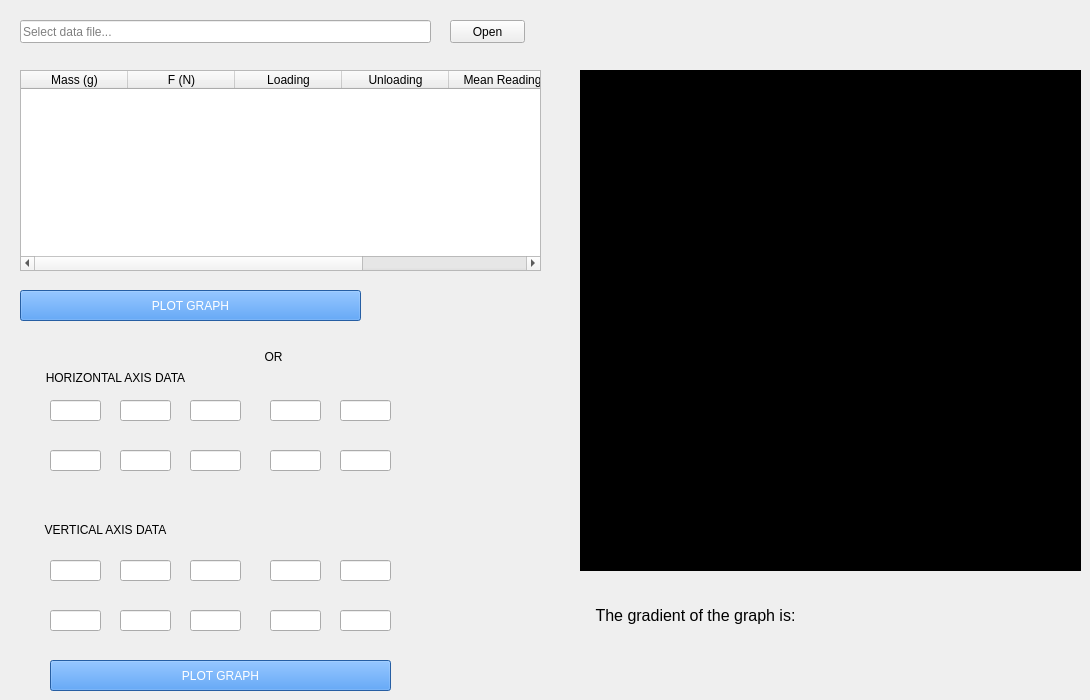
     <widget class="QWidget" name="hooke_tab">
      <attribute name="title">
       <string>Hooke's Law</string>
      </attribute>
      <widget class="QPushButton" name="file_btn_2">
       <property name="geometry">
        <rect>
         <x>450</x>
         <y>20</y>
         <width>75</width>
         <height>23</height>
        </rect>
       </property>
       <property name="text">
        <string>Open</string>
       </property>
      </widget>
      <widget class="QLabel" name="label_5">
       <property name="geometry">
        <rect>
         <x>250</x>
         <y>350</y>
         <width>47</width>
         <height>13</height>
        </rect>
       </property>
       <property name="text">
        <string>OR</string>
       </property>
       <property name="alignment">
        <set>Qt::AlignCenter</set>
       </property>
      </widget>
      <widget class="QLabel" name="label_6">
       <property name="geometry">
        <rect>
         <x>20</x>
         <y>520</y>
         <width>171</width>
         <height>20</height>
        </rect>
       </property>
       <property name="text">
        <string>VERTICAL AXIS DATA</string>
       </property>
       <property name="alignment">
        <set>Qt::AlignCenter</set>
       </property>
      </widget>
      <widget class="QTableWidget" name="tableWidget_2">
       <property name="geometry">
        <rect>
         <x>20</x>
         <y>70</y>
         <width>521</width>
         <height>201</height>
        </rect>
       </property>
       <property name="statusTip">
        <string>Data table</string>
       </property>
       <property name="showGrid">
        <bool>true</bool>
       </property>
       <property name="sortingEnabled">
        <bool>false</bool>
       </property>
       <property name="columnCount">
        <number>6</number>
       </property>
       <attribute name="horizontalHeaderCascadingSectionResizes">
        <bool>false</bool>
       </attribute>
       <attribute name="horizontalHeaderDefaultSectionSize">
        <number>107</number>
       </attribute>
       <column>
        <property name="text">
         <string>Mass (g)</string>
        </property>
       </column>
       <column>
        <property name="text">
         <string>F (N)</string>
        </property>
       </column>
       <column>
        <property name="text">
         <string>Loading</string>
        </property>
       </column>
       <column>
        <property name="text">
         <string>Unloading</string>
        </property>
       </column>
       <column>
        <property name="text">
         <string>Mean Reading</string>
        </property>
       </column>
       <column>
        <property name="text">
         <string>Extension (m)</string>
        </property>
       </column>
      </widget>
      <widget class="QLineEdit" name="vert_16">
       <property name="geometry">
        <rect>
         <x>50</x>
         <y>610</y>
         <width>51</width>
         <height>21</height>
        </rect>
       </property>
      </widget>
      <widget class="PlotWidget" name="graph_2" native="true">
       <property name="geometry">
        <rect>
         <x>580</x>
         <y>70</y>
         <width>501</width>
         <height>501</height>
        </rect>
       </property>
       <property name="statusTip">
        <string>Graph</string>
       </property>
       <property name="autoFillBackground">
        <bool>false</bool>
       </property>
       <property name="styleSheet">
        <string notr="true">background-color: rgb(0, 0, 0);</string>
       </property>
      </widget>
      <widget class="QLabel" name="label_7">
       <property name="geometry">
        <rect>
         <x>580</x>
         <y>600</y>
         <width>231</width>
         <height>31</height>
        </rect>
       </property>
       <property name="font">
        <font>
         <pointsize>12</pointsize>
        </font>
       </property>
       <property name="text">
        <string>The gradient of the graph is:</string>
       </property>
       <property name="alignment">
        <set>Qt::AlignCenter</set>
       </property>
      </widget>
      <widget class="QPushButton" name="no_table_graph_btn_2">
       <property name="geometry">
        <rect>
         <x>50</x>
         <y>660</y>
         <width>341</width>
         <height>31</height>
        </rect>
       </property>
       <property name="styleSheet">
        <string notr="true">background-color: rgb(53, 132, 228);
color: rgb(255, 255, 255);</string>
       </property>
       <property name="text">
        <string>PLOT GRAPH</string>
       </property>
      </widget>
      <widget class="QLineEdit" name="hori_11">
       <property name="geometry">
        <rect>
         <x>50</x>
         <y>400</y>
         <width>51</width>
         <height>21</height>
        </rect>
       </property>
      </widget>
      <widget class="QLineEdit" name="vert_12">
       <property name="geometry">
        <rect>
         <x>120</x>
         <y>560</y>
         <width>51</width>
         <height>21</height>
        </rect>
       </property>
      </widget>
      <widget class="QLineEdit" name="vert_19">
       <property name="geometry">
        <rect>
         <x>270</x>
         <y>610</y>
         <width>51</width>
         <height>21</height>
        </rect>
       </property>
      </widget>
      <widget class="QLineEdit" name="hori_14">
       <property name="geometry">
        <rect>
         <x>270</x>
         <y>400</y>
         <width>51</width>
         <height>21</height>
        </rect>
       </property>
      </widget>
      <widget class="QLineEdit" name="hori_15">
       <property name="geometry">
        <rect>
         <x>340</x>
         <y>400</y>
         <width>51</width>
         <height>21</height>
        </rect>
       </property>
      </widget>
      <widget class="QLineEdit" name="hori_17">
       <property name="geometry">
        <rect>
         <x>120</x>
         <y>450</y>
         <width>51</width>
         <height>21</height>
        </rect>
       </property>
      </widget>
      <widget class="QLineEdit" name="vert_13">
       <property name="geometry">
        <rect>
         <x>190</x>
         <y>560</y>
         <width>51</width>
         <height>21</height>
        </rect>
       </property>
      </widget>
      <widget class="QLineEdit" name="vert_14">
       <property name="geometry">
        <rect>
         <x>270</x>
         <y>560</y>
         <width>51</width>
         <height>21</height>
        </rect>
       </property>
      </widget>
      <widget class="QLineEdit" name="hori_19">
       <property name="geometry">
        <rect>
         <x>270</x>
         <y>450</y>
         <width>51</width>
         <height>21</height>
        </rect>
       </property>
      </widget>
      <widget class="QLineEdit" name="vert_17">
       <property name="geometry">
        <rect>
         <x>120</x>
         <y>610</y>
         <width>51</width>
         <height>21</height>
        </rect>
       </property>
      </widget>
      <widget class="QPushButton" name="table_graph_btn_2">
       <property name="geometry">
        <rect>
         <x>20</x>
         <y>290</y>
         <width>341</width>
         <height>31</height>
        </rect>
       </property>
       <property name="styleSheet">
        <string notr="true">background-color: rgb(53, 132, 228);
color: rgb(255, 255, 255);</string>
       </property>
       <property name="text">
        <string>PLOT GRAPH</string>
       </property>
      </widget>
      <widget class="QLabel" name="label_8">
       <property name="geometry">
        <rect>
         <x>20</x>
         <y>370</y>
         <width>191</width>
         <height>16</height>
        </rect>
       </property>
       <property name="text">
        <string>HORIZONTAL AXIS DATA</string>
       </property>
       <property name="alignment">
        <set>Qt::AlignCenter</set>
       </property>
      </widget>
      <widget class="QLineEdit" name="hori_13">
       <property name="geometry">
        <rect>
         <x>190</x>
         <y>400</y>
         <width>51</width>
         <height>21</height>
        </rect>
       </property>
      </widget>
      <widget class="QLineEdit" name="hori_20">
       <property name="geometry">
        <rect>
         <x>340</x>
         <y>450</y>
         <width>51</width>
         <height>21</height>
        </rect>
       </property>
      </widget>
      <widget class="QLineEdit" name="vert_20">
       <property name="geometry">
        <rect>
         <x>340</x>
         <y>610</y>
         <width>51</width>
         <height>21</height>
        </rect>
       </property>
      </widget>
      <widget class="QLineEdit" name="data_file_path_2">
       <property name="geometry">
        <rect>
         <x>20</x>
         <y>20</y>
         <width>411</width>
         <height>23</height>
        </rect>
       </property>
       <property name="placeholderText">
        <string>Select data file...</string>
       </property>
      </widget>
      <widget class="QLineEdit" name="vert_18">
       <property name="geometry">
        <rect>
         <x>190</x>
         <y>610</y>
         <width>51</width>
         <height>21</height>
        </rect>
       </property>
      </widget>
      <widget class="QLineEdit" name="hori_18">
       <property name="geometry">
        <rect>
         <x>190</x>
         <y>450</y>
         <width>51</width>
         <height>21</height>
        </rect>
       </property>
      </widget>
      <widget class="QLineEdit" name="hori_16">
       <property name="geometry">
        <rect>
         <x>50</x>
         <y>450</y>
         <width>51</width>
         <height>21</height>
        </rect>
       </property>
      </widget>
      <widget class="QLineEdit" name="hori_12">
       <property name="geometry">
        <rect>
         <x>120</x>
         <y>400</y>
         <width>51</width>
         <height>21</height>
        </rect>
       </property>
      </widget>
      <widget class="QLineEdit" name="vert_11">
       <property name="geometry">
        <rect>
         <x>50</x>
         <y>560</y>
         <width>51</width>
         <height>21</height>
        </rect>
       </property>
      </widget>
      <widget class="QLineEdit" name="vert_15">
       <property name="geometry">
        <rect>
         <x>340</x>
         <y>560</y>
         <width>51</width>
         <height>21</height>
        </rect>
       </property>
      </widget>
      <widget class="QLabel" name="slope_value_2">
       <property name="geometry">
        <rect>
         <x>810</x>
         <y>596</y>
         <width>271</width>
         <height>41</height>
        </rect>
       </property>
       <property name="font">
        <font>
         <pointsize>12</pointsize>
        </font>
       </property>
       <property name="text">
        <string/>
       </property>
       <property name="alignment">
        <set>Qt::AlignLeading|Qt::AlignLeft|Qt::AlignVCenter</set>
       </property>
      </widget>
     </widget>
